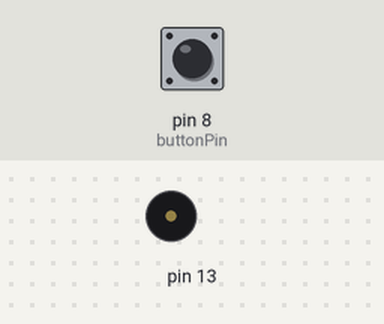
Bench run of a sketch on a simulated Arduino Mega 2560, built with avr-gcc and run on an emulated ATmega2560. Shown: buzzer (waves = sounding). Inputs (shaded band) come from the test bench; at power-on: pin 8 (buttonPin) HIGH. WiFi joins after 1.5 s; servers stay silent unless stated; what the sketch prints to the serial monitor is not drawn.

Above: at 12.7 s.
12.8 s: pin 8 (buttonPin) pulled LOW for 0.15 s
At 13.05 s:
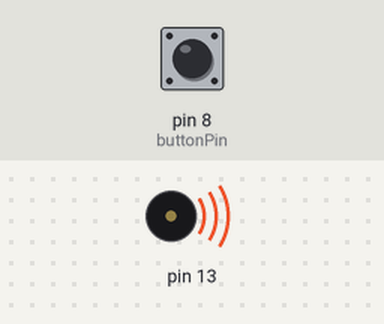
14.8 s: pin 8 (buttonPin) pulled LOW for 3.2 s
At 18.9 s:
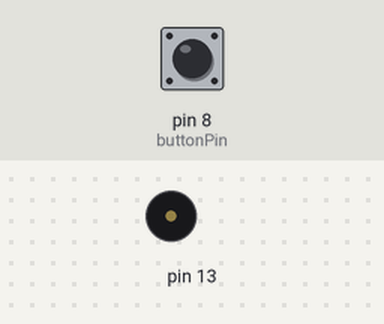
Timing chart, 0 to 20.4 s (numbered marks = the images above; inputs shaded):
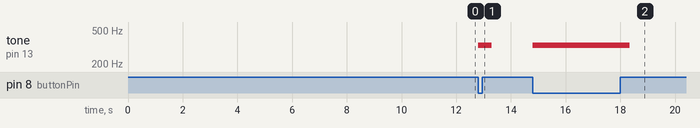

The sketch:

sos_button.ino
```cpp
#include <SPI.h>
#include "SoftwareSerial.h"
SoftwareSerial Serial1(2,3); // RX, TX
#include "WiFiEsp.h"
#define E 330
#define DEVICEID "vCC960B7D5EBA996"
#include<Wire.h>
#include<time.h>

int tempo = 500; // duration 옵션 값을 설정

const char* ssid = "square 12F-1";  // 누구나
const char* pass = "micimpact"; // 비번

const char* server = "api.pushingbox.com";
int buttonPin = 8; //pin 번호 8에 + 와 GND 연결
WiFiEspClient client;

void setup() {
  //Serial.begin(9600);
  Serial.begin(115200);
  // initialize serial for ESP module
  Serial1.begin(9600);
  // initialize ESP module
  WiFi.init(&Serial1);
  pinMode(buttonPin, INPUT_PULLUP);
// 와이파이 연결시도
  int status = WL_IDLE_STATUS;     // the Wifi radio's status

  while (status != WL_CONNECTED) {
    Serial.print("Attempting to connect to WPA SSID: ");
    Serial.println(ssid);
    // Connect to WPA/WPA2 network:
    status = WiFi.begin(ssid, pass);
    // wait 10 seconds for connection:
    delay(10000);
  }

  // you're connected now, so print out the data:

  Serial.println("You're connected to the network");
}

void loop(){

  if(digitalRead(buttonPin)==LOW){
    // Serial.println(digitalRead(buttonPin));
    Serial.println("SOS 버튼이 눌렸습니다.");
    tone(13,E, tempo);
    wifiMode();
    }
  }

void wifiMode(){
  if (client.connect(server, 80)) {
    // send the HTTP PUT request
    client.print(F("GET /pushingbox?devid="));
    client.print(DEVICEID);
    client.print(F(" HTTP/1.1\r\n"));
    client.print(F("Host: api.pushingbox.com\r\n"));
    client.print(F("User-Agent: Arduino\r\n"));
    client.print(F("\r\n\r\n"));
  }
  else {
    // if you couldn't make a connection
    Serial.println("Connection failed");
  }
}
```

Measured:
- after the input at 12.8 s, tone on pin 13: silent → 330 Hz at once, → silent 0.50 s later
- after the input at 14.8 s, tone on pin 13: silent → 330 Hz at once, → silent 3.5 s later
